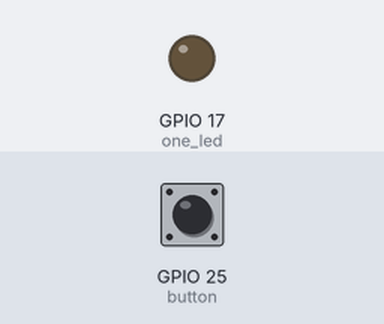
Bench run of a program on a simulated Raspberry Pi (BCM pin numbers). On the bench: output pins drawn as LEDs (lit = HIGH). The inputs (shaded band) are chosen by the test bench; at power-on: GPIO 25 (button) HIGH. What the program prints to the terminal is not drawn.

Above: at 1.2 s.
1.3 s: GPIO 25 (button) pulled LOW for 0.15 s
At 1.37 s:
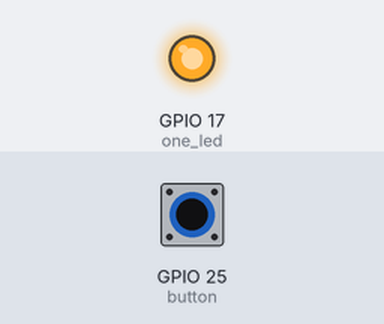
2.9 s: GPIO 25 (button) pulled LOW for 3.2 s
At 6.8 s:
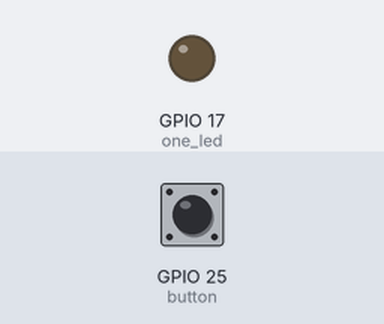
Timing chart, 0 to 8.3 s (numbered marks = the images above; inputs shaded):
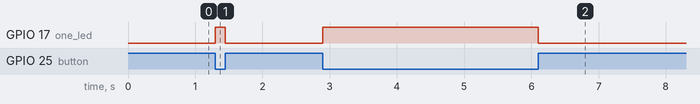

The program:

one-led-plus-switch2.py
```python
#!/usr/bin/python3

import gpiozero, signal

one_led = gpiozero.LED(17)

print("LED on with switch")
print("Ctrl C to quit")

def onbuttonpress():
    one_led.on()

def onbuttonrelease():
    one_led.off()

button = gpiozero.Button(25)
button.when_pressed = onbuttonpress
button.when_released = onbuttonrelease

signal.pause()
```

Measured:
- after the input at 1.3 s, GPIO 17 (one_led): LOW → HIGH at once, → LOW 0.15 s later
- after the input at 2.9 s, GPIO 17 (one_led): LOW → HIGH at once, → LOW 3.2 s later
